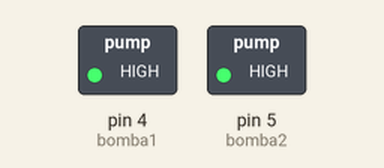
This sketch was run on a simulated Arduino Nano, built with avr-gcc and run on an emulated ATmega328P. On the bench: switched loads named in the sketch (green lamp = pin HIGH). The local clock reads 2024-03-15 10:24:30 at power-on unless the sketch sets it; what the sketch prints to the serial monitor is not drawn.

Above: at 0.1 s.
At 1.1 s:
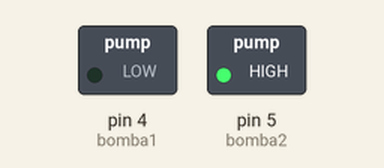
At 1.6 s:
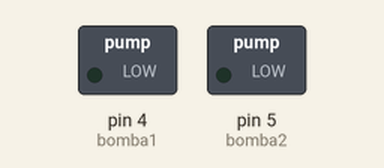
Timing chart, 0 to 3.1 s (numbered marks = the images above):
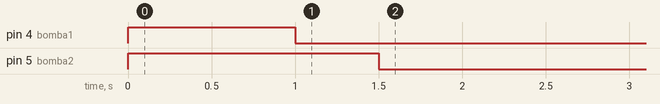

Measured:
- by itself, pin 4 (bomba1): HIGH → LOW at 1.0 s
- by itself, pin 5 (bomba2): HIGH → LOW at 1.5 s

The sketch:

new_blink_ds3231.ino
```cpp
/*  PROJETO DE IRRIGAÇÃO CONTROLADO POR TEMPORIZADOR
 *
 *  MAPEAMENTO DO HARDWARE
 *  ds321 ---> Arduino Nano
 *
 *  vcc -----> 3,3V
 *  gnd -----> GND
 *  SDA -----> A4
 *  SCK -----> A5
 *  -----------------------------------------------------------
 *  MODULO RELE ---> Arduino Nano
 *
 *  vcc ----> 5V
 *  gnd ----> GND
 *  IN1 ----> 4
 *  IN2 ----> Não conectado (próximo sinal de uma futura bomba)
 *  COM1----> Negativo da Bomba
 *  NO1 ----> Positivo da Bomba
 *  ----------------------------------------------------------
 *
 * Autor: Arthur Barreto
 */

#include "RTClib.h" //INCLUSÃO DA BIBLIOTECA

// declaração de pino de saída, bomba 1
#define bomba1 4
#define bomba2 5

RTC_DS3231 rtc; //OBJETO DO TIPO RTC_DS3231

char daysOfTheWeek[7][12] = {"Domingo", "Segunda", "Terça", "Quarta", "Quinta", "Sexta", "Sábado"};

int h,m,s;

void setup() {
  // put your setup code here, to run once:
  Serial.begin(9600);
  pinMode(bomba1,OUTPUT);
  pinMode(bomba2,OUTPUT);
  digitalWrite(bomba1,HIGH);
  digitalWrite(bomba2,HIGH);
  delay(1000);
} // end setup

void loop() {
  // put your main code here, to run repeatedly:
  DateTime now = rtc.now(); //CHAMADA DE FUNÇÃO

  h = now.hour();
  m = now.minute();
  s = now.second();

  if (h == 11){
      digitalWrite(bomba1,HIGH);
      delay(500);
      digitalWrite(bomba2,HIGH);
      delay(500);
      Serial.println("liga");
  } /* end if */

  else{
      digitalWrite(bomba1,LOW);
      delay(500);
      digitalWrite(bomba2,LOW);
      delay(500);
      Serial.println("desliga");
  } /* ennd if */

  /*
  switch (h){
    case 11:
      digitalWrite(bomba1,HIGH);
      digitalWrite(bomba2,HIGH);
      break;
    default:
      digitalWrite(bomba1,LOW);
      digitalWrite(bomba2,LOW);
      break;
  } // end switch bomba 1
  */

  /*
  Serial.print("Data: "); //IMPRIME O TEXTO NO MONITOR SERIAL
  Serial.print(now.day(), DEC); //IMPRIME NO MONITOR SERIAL O DIA
  Serial.print('/'); //IMPRIME O CARACTERE NO MONITOR SERIAL
  Serial.print(now.month(), DEC); //IMPRIME NO MONITOR SERIAL O MÊS
  Serial.print('/'); //IMPRIME O CARACTERE NO MONITOR SERIAL
  Serial.print(now.year(), DEC); //IMPRIME NO MONITOR SERIAL O ANO
  Serial.print(" / Dia: "); //IMPRIME O TEXTO NA SERIAL
  Serial.print(daysOfTheWeek[now.dayOfTheWeek()]); //IMPRIME NO MONITOR SERIAL O DIA
  */
  Serial.print(" / Horas: "); //IMPRIME O TEXTO NA SERIAL
  Serial.print(now.hour(), DEC); //IMPRIME NO MONITOR SERIAL A HORA
  Serial.print(':'); //IMPRIME O CARACTERE NO MONITOR SERIAL
  Serial.print(now.minute(), DEC); //IMPRIME NO MONITOR SERIAL OS MINUTOS
  Serial.print(':'); //IMPRIME O CARACTERE NO MONITOR SERIAL
  Serial.print(now.second(), DEC); //IMPRIME NO MONITOR SERIAL OS SEGUNDOS
  Serial.println(); //QUEBRA DE LINHA NA SERIAL
  //delay(1000); //INTERVALO DE 1 SEGUNDO

} // end loop
```
